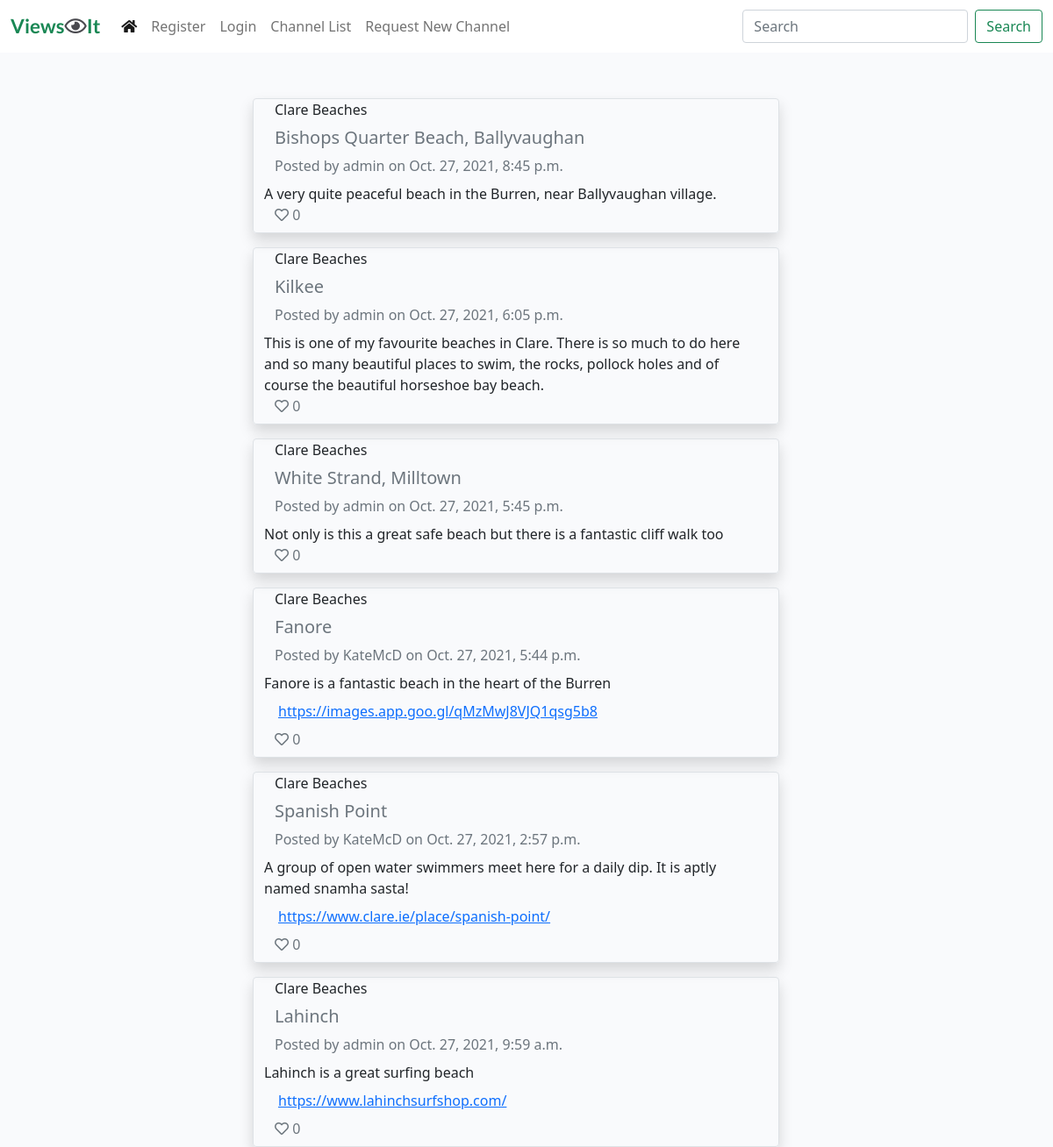
Before: /channel_view_all/ with the older database file.
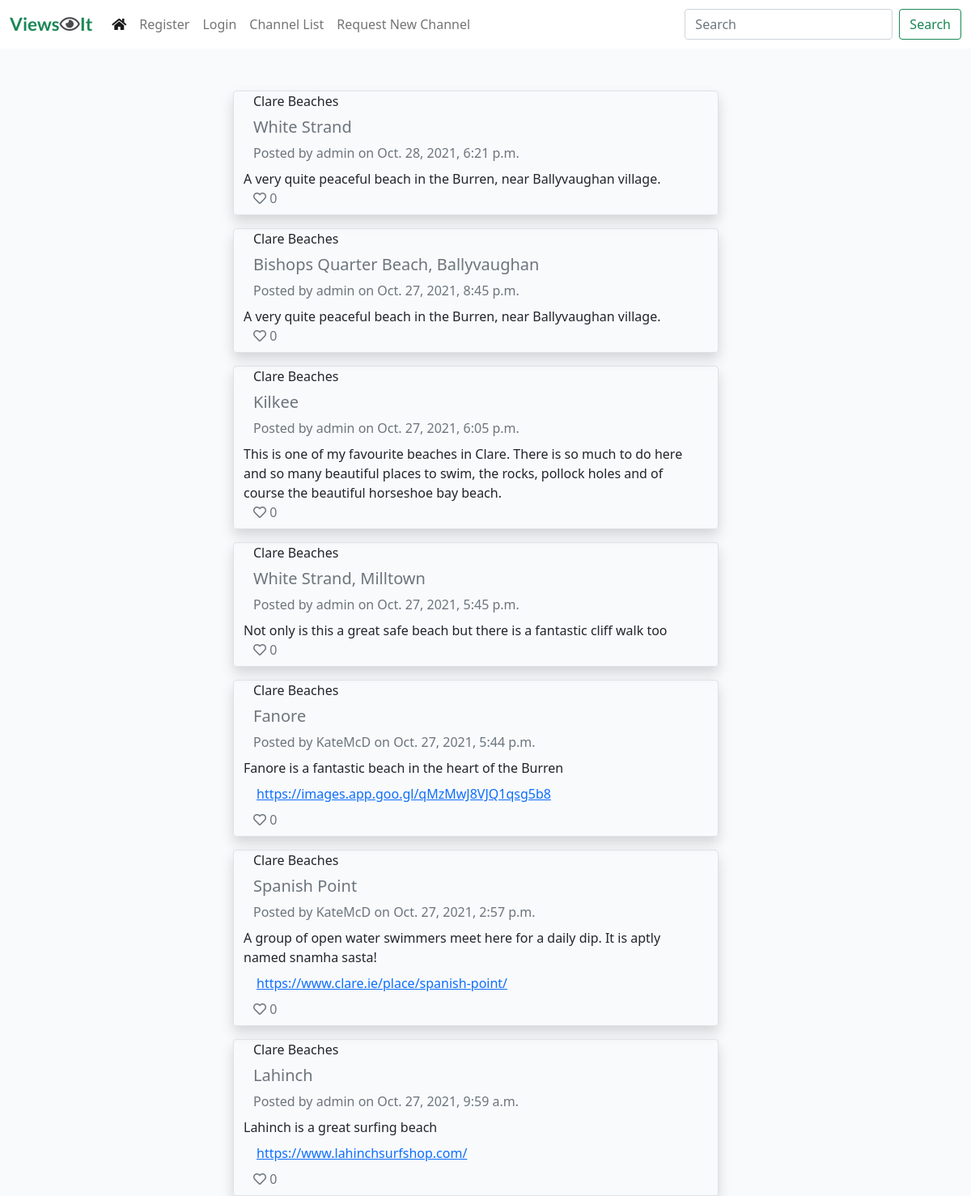
After: the same page with the newer database file.
### viewsit_app/models.py (models this page shows, shortened)
class ChannelPosts(models.Model):
    title = models.CharField(max_length=200)
    slug_url = models.SlugField(max_length=250, unique=True)
    channel = models.ForeignKey(Channel, on_delete=models.CASCADE,
                                related_name='channelposts')
    channel_post = models.CharField(max_length=200, blank=True)
    post_image = CloudinaryField('image', blank=True)
    post_url = models.URLField(max_length=250, blank=True)
    author = models.ForeignKey(User, on_delete=models.CASCADE,
                               related_name="authorposts")
    created_on = models.DateTimeField(auto_now_add=True)
    updated_on = models.DateTimeField(auto_now=True)
    status = models.IntegerField(choices=STATUS, default=0)
    likes = models.ManyToManyField(User, related_name='post_likes', blank=True)
    class Meta:
        ordering = ['-updated_on']
    def number_of_likes(self):
        return self.likes.count()

class Channel(models.Model):
    topic = models.CharField(max_length=50)
    topic_url = models.SlugField(max_length=50, unique=True)
    description = models.CharField(max_length=200)
    author = models.ForeignKey(User, on_delete=models.CASCADE,
                               related_name="channels")
    created_on = models.DateTimeField(auto_now_add=True)
    updated_on = models.DateTimeField(auto_now=True)
    status = models.IntegerField(choices=STATUS, default=0)
    class Meta:
        ordering = ['-created_on']
    def __str__(self):
        return self.topic

### viewsit_app/views.py (the view)
# urls.py: path('channel_view_all/', views.ChannelViewAll.as_view(), name='channel_view_all'),
class ChannelViewAll(View):
    def get(self, request, *args, **kwargs):
        queryset = ChannelPosts.objects.filter(status=1).order_by("-updated_on")
        return render(
            request,
            "channel_view.html",
            {
                "post_list": queryset,
            },
        )

### templates/channel_view.html (shortened to what this page needs)
{% extends "base.html" %}
{% block content %}
<div class="container-fluid">
    <div class="row">
        <div class="col-12 col-sm-6 mt-3 offset-sm-3">
            <div class="row" >
                {% for post in post_list %}
                    <div class="row border rounded shadow mt-3">
                        {% if not channel_topic_url %}
                            <div class="col"><p class="card-text">{{ post.channel }}</p></div>
                        {% endif %}
                        <div class="row mt-2"><h5 class="card-title text-muted">{{ post.title }}</h5></div>
                        <div class="col card-text text-secondary">Posted by {{ post.author }} on {{ post.updated_on }}</div>
                        {% if post.channel_post %}
                            <div class="row card-text mt-2">{{ post.channel_post }}</div>
                        {% endif %}
                        {% if post.post_url %}
                            <div class="row card-text nav-link"><a href="{{ post.post_url }}" target="_blank">{{ post.post_url }}</a></div>
                        {% endif %}
                        <p class="card-text text-muted mb-2"><i class="far fa-heart"></i> {{ post.number_of_likes }} </p>
                    </div>
                {% empty %}
                    <div><h4>There are no posts to view.</h4></div>
                {% endfor %}
            </div>
        </div>
    </div>
</div>
{%endblock%}

Changed rows visible on the page:
added ChannelPosts: channel "Clare Beaches", title "White Strand", author "admin", updated_on "Oct. 28, 2021, 6:21 p.m.", channel_post "A very quite peaceful beach in the Burren, near Ballyvaughan village.", number_of_likes "0"
